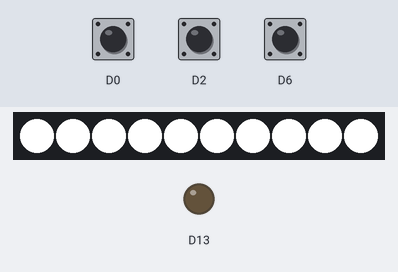
Simulated run of this sketch. Board: Adafruit Circuit Playground Express. On the bench: 10 RGB LEDs in strip order, left to right, output pins drawn as LEDs (lit = HIGH). The test bench sets the inputs (shaded band); at power-on: D0 HIGH, D2 HIGH, D6 HIGH.

Above: at 1.2 s.
1.3 s: D0 pulled LOW for 0.15 s
At 2.7 s:
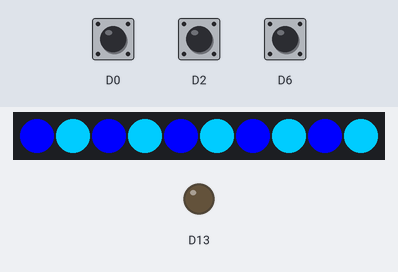
Timing chart, 0 to 4.3 s (numbered marks = the images above; inputs shaded):
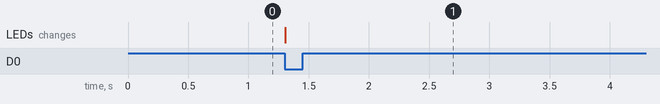

The sketch:

A1_IvySun.ino
```cpp
/*
Sample Code (Hello_NeoPixels) in Adafruit Library

Modified by Ivy Sun 3183268 in Feb. 2022
*/


#include <Adafruit_CircuitPlayground.h>

int Switch1;
int Switch2;
int Switch3;

void setup() {
  CircuitPlayground.begin();
  CircuitPlayground.setBrightness(255);
  Serial.begin(9600);
  pinMode(2, INPUT_PULLUP);
  pinMode(0, INPUT_PULLUP);
  pinMode(6, INPUT_PULLUP);
}

void loop() {

  Switch1 = digitalRead(2);
  Switch2 = digitalRead(0);
  Switch3 = digitalRead(6);

  if (Switch1 == 0) {

    CircuitPlayground.setPixelColor(0, 255,  38,  13);
    CircuitPlayground.setPixelColor(1, 255,   0,   0);
    CircuitPlayground.setPixelColor(2, 255,  38,  13);
    CircuitPlayground.setPixelColor(3, 255,   0,   0);
    CircuitPlayground.setPixelColor(4, 255,  38,  13);

    CircuitPlayground.setPixelColor(5, 255,   0,   0);
    CircuitPlayground.setPixelColor(6, 255,  38,  13);
    CircuitPlayground.setPixelColor(7, 255,   0,   0);
    CircuitPlayground.setPixelColor(8, 255,  38,  13);
    CircuitPlayground.setPixelColor(9, 255,   0,   0);

    delay(7000);

  } else if (Switch2 == 0) {

    CircuitPlayground.setPixelColor(0,   0,   0, 255);
    CircuitPlayground.setPixelColor(1,   0, 204, 255);
    CircuitPlayground.setPixelColor(2,   0,   0, 255);
    CircuitPlayground.setPixelColor(3,   0, 204, 255);
    CircuitPlayground.setPixelColor(4,   0,   0, 255);

    CircuitPlayground.setPixelColor(5,   0, 204, 255);
    CircuitPlayground.setPixelColor(6,   0,   0, 255);
    CircuitPlayground.setPixelColor(7,   0, 204, 255);
    CircuitPlayground.setPixelColor(8,   0,   0, 255);
    CircuitPlayground.setPixelColor(9,   0, 204, 255);

    delay(7000);

  } else if (Switch3 == 0) {

    CircuitPlayground.setPixelColor(0, 255,   0,   0);
    CircuitPlayground.setPixelColor(1, 255, 255,   0);
    CircuitPlayground.setPixelColor(2,   0, 255,   0);
    CircuitPlayground.setPixelColor(3,   0, 255, 255);
    CircuitPlayground.setPixelColor(4,   0,   0, 255);

    CircuitPlayground.setPixelColor(5, 255,   0,   0);
    CircuitPlayground.setPixelColor(6, 255, 255,   0);
    CircuitPlayground.setPixelColor(7,   0, 255,   0);
    CircuitPlayground.setPixelColor(8,   0, 255, 255);
    CircuitPlayground.setPixelColor(9,   0,   0, 255);

    delay(7000);

  } else {

    CircuitPlayground.setPixelColor(0, 255, 255, 255);
    CircuitPlayground.setPixelColor(1, 255, 255, 255);
    CircuitPlayground.setPixelColor(2, 255, 255, 255);
    CircuitPlayground.setPixelColor(3, 255, 255, 255);
    CircuitPlayground.setPixelColor(4, 255, 255, 255);

    CircuitPlayground.setPixelColor(5, 255, 255, 255);
    CircuitPlayground.setPixelColor(6, 255, 255, 255);
    CircuitPlayground.setPixelColor(7, 255, 255, 255);
    CircuitPlayground.setPixelColor(8, 255, 255, 255);
    CircuitPlayground.setPixelColor(9, 255, 255, 255);
  }
}
```

Measured:
- after the input at 1.3 s, the LEDs: change at once (image 1)
